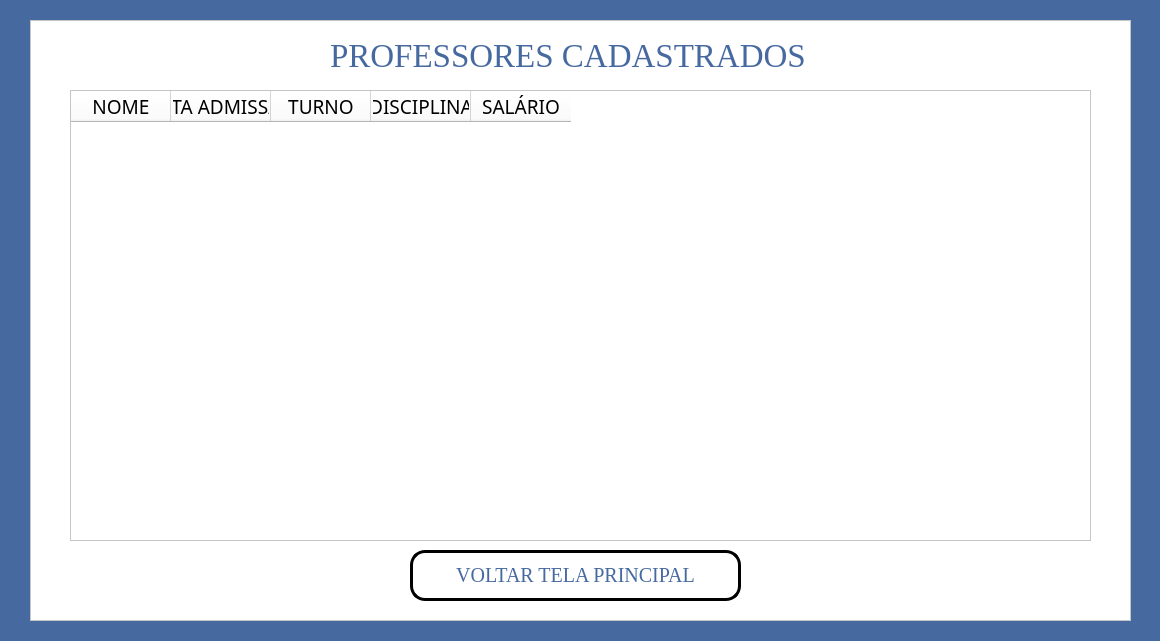
<?xml version="1.0" encoding="UTF-8"?>
<ui version="4.0">
 <class>MainWindow</class>
 <widget class="QMainWindow" name="MainWindow">
  <property name="geometry">
   <rect>
    <x>0</x>
    <y>0</y>
    <width>1160</width>
    <height>641</height>
   </rect>
  </property>
  <property name="windowTitle">
   <string>Professores Cadastrados</string>
  </property>
  <property name="windowIcon">
   <iconset>
    <normaloff>../../../Downloads/Colorful Modern Infinity Technology Free Logo.png</normaloff>../../../Downloads/Colorful Modern Infinity Technology Free Logo.png</iconset>
  </property>
  <property name="styleSheet">
   <string notr="true">background-color:rgb(70, 105, 159);</string>
  </property>
  <widget class="QWidget" name="centralwidget">
   <widget class="QFrame" name="frame">
    <property name="geometry">
     <rect>
      <x>30</x>
      <y>20</y>
      <width>1101</width>
      <height>601</height>
     </rect>
    </property>
    <property name="styleSheet">
     <string notr="true">background-color: rgb(255, 255, 255);</string>
    </property>
    <property name="frameShape">
     <enum>QFrame::StyledPanel</enum>
    </property>
    <property name="frameShadow">
     <enum>QFrame::Raised</enum>
    </property>
    <widget class="QTableWidget" name="tableWidget">
     <property name="geometry">
      <rect>
       <x>40</x>
       <y>70</y>
       <width>1021</width>
       <height>451</height>
      </rect>
     </property>
     <property name="font">
      <font>
       <family>Georgia</family>
       <pointsize>12</pointsize>
      </font>
     </property>
     <column>
      <property name="text">
       <string>NOME</string>
      </property>
      <property name="font">
       <font>
        <family>Bodoni MT</family>
        <pointsize>14</pointsize>
       </font>
      </property>
      <property name="textAlignment">
       <set>AlignCenter</set>
      </property>
     </column>
     <column>
      <property name="text">
       <string>DATA ADMISSAO</string>
      </property>
      <property name="font">
       <font>
        <family>Bodoni MT</family>
        <pointsize>14</pointsize>
       </font>
      </property>
      <property name="textAlignment">
       <set>AlignCenter</set>
      </property>
     </column>
     <column>
      <property name="text">
       <string>TURNO</string>
      </property>
      <property name="font">
       <font>
        <family>Bodoni MT</family>
        <pointsize>14</pointsize>
       </font>
      </property>
      <property name="textAlignment">
       <set>AlignCenter</set>
      </property>
     </column>
     <column>
      <property name="text">
       <string>DISCIPLINA</string>
      </property>
      <property name="font">
       <font>
        <family>Bodoni MT</family>
        <pointsize>14</pointsize>
       </font>
      </property>
      <property name="textAlignment">
       <set>AlignCenter</set>
      </property>
     </column>
     <column>
      <property name="text">
       <string>SALÁRIO</string>
      </property>
      <property name="font">
       <font>
        <family>Bodoni MT</family>
        <pointsize>14</pointsize>
       </font>
      </property>
      <property name="textAlignment">
       <set>AlignCenter</set>
      </property>
     </column>
    </widget>
    <widget class="QLabel" name="label_3">
     <property name="geometry">
      <rect>
       <x>300</x>
       <y>10</y>
       <width>511</width>
       <height>51</height>
      </rect>
     </property>
     <property name="font">
      <font>
       <family>Georgia</family>
       <pointsize>25</pointsize>
       <weight>50</weight>
       <bold>false</bold>
      </font>
     </property>
     <property name="styleSheet">
      <string notr="true">COLOR:rgb(70, 105, 159)</string>
     </property>
     <property name="text">
      <string>PROFESSORES CADASTRADOS</string>
     </property>
    </widget>
    <widget class="QPushButton" name="botao_tela_principal">
     <property name="geometry">
      <rect>
       <x>380</x>
       <y>530</y>
       <width>331</width>
       <height>51</height>
      </rect>
     </property>
     <property name="font">
      <font>
       <family>Georgia</family>
       <pointsize>15</pointsize>
       <weight>50</weight>
       <bold>false</bold>
      </font>
     </property>
     <property name="cursor">
      <cursorShape>UpArrowCursor</cursorShape>
     </property>
     <property name="styleSheet">
      <string notr="true">QPushButton{
color: rgb(70, 105, 159);
}

QPushButton{
background-color: rgb(255, 255, 255)
}

QPushButton:hover{
	background-color: lightblue
}

QPushButton{
border:3px solid black;
border-radius: 15px;
padding: 2px;
}</string>
     </property>
     <property name="text">
      <string>VOLTAR TELA PRINCIPAL</string>
     </property>
     <property name="icon">
      <iconset>
       <normaloff>../DESING/9868474931649315515-128.png</normaloff>../DESING/9868474931649315515-128.png</iconset>
     </property>
     <property name="iconSize">
      <size>
       <width>30</width>
       <height>30</height>
      </size>
     </property>
    </widget>
   </widget>
  </widget>
 </widget>
 <resources/>
 <connections/>
</ui>
